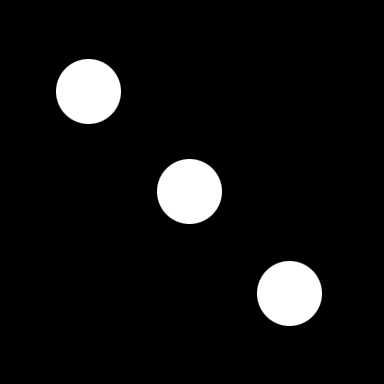
#> input picture masks/3-dot-mask.png, 384 x 384 px, found by its file name; its folder holds 3 pictures in this run
$ python test_5_6.py
#> lines starting #> are read from the running program, lines starting #| are printed output that depends on the picture; after the words box and inside, x2 and y2 are one past the last pixel; in counts of white or black regions, pixels touching at a corner belong together
import os
import sys
import cv2
import numpy as np
from PIL import Image
from tqdm import tqdm

TEMPLATE_PTS = np.array([
    [51.17, 52.83],    # Top-Left
    [168.84, 52.84],   # Top-Right
    [110.03, 111.18],  # Center
    [51.18, 170.69],   # Bottom-Left
    [168.34, 170.66]   # Bottom-Right
], dtype=np.float32)

# [50 lines left out: functions get_query_centroids, compute_ncc, compute_color_distance, not called in this run]

def main():
    sys.stdout.reconfigure(encoding='utf-8')
    jackets_dir = "jackets"

    masks = {}
    kernel = np.ones((3, 3), np.uint8)
    for mask_name in ["3-dot", "5-dot"]:
        m_img = Image.open(f"masks/{mask_name}-mask.png").convert("L").resize((224, 224), Image.Resampling.NEAREST)
        m_np = cv2.erode(np.array(m_img), kernel, iterations=2) > 127
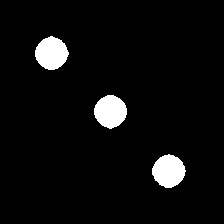
#> m_np: shape (224, 224) bool; 5% white; 3 white regions, box (x1, y1, x2, y2) and area: (35, 36, 69, 70) 841, (152, 154, 186, 188) 840, (94, 95, 127, 129) 834
        masks[mask_name] = m_np
#> pass 2 of the loop in main, `for mask_name in ["3-dot", "5-dot"]:`:
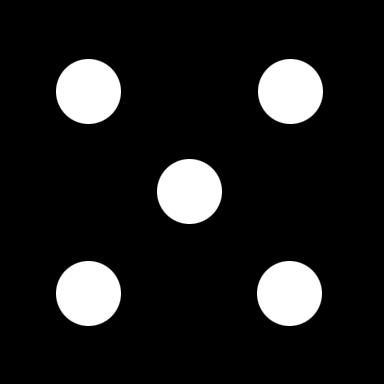
#> input picture masks/5-dot-mask.png, 384 x 384 px, found by its file name
#> in main, `m_np = cv2.erode(np.array(m_img), kernel, iterations=2) > 127`:
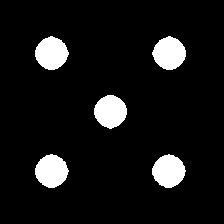
#> m_np: shape (224, 224) bool; 8.4% white; 5 white regions, box (x1, y1, x2, y2) and area: (35, 154, 69, 188) 844, (35, 36, 69, 70) 841, (152, 36, 186, 70) 840, (152, 154, 186, 188) 840, (94, 95, 127, 129) 834

#> (the run stopped early here; a loop or call above may not have finished)
